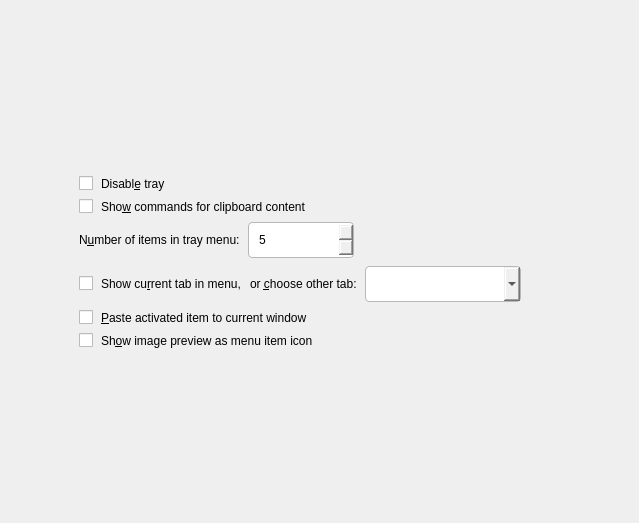
<?xml version="1.0" encoding="UTF-8"?>
<ui version="4.0">
 <class>ConfigTabTray</class>
  <widget class="QScrollArea" name="scrollArea_4">
   <property name="geometry">
    <rect>
     <x>9</x>
     <y>9</y>
     <width>639</width>
     <height>523</height>
    </rect>
   </property>
   <property name="frameShape">
    <enum>QFrame::NoFrame</enum>
   </property>
   <property name="widgetResizable">
    <bool>true</bool>
   </property>
   <property name="styleSheet">
    <string notr="true">QPushButton {
    border-radius: 4px;
    padding: 5px 12px;
    min-height: 24px;
    border: 1px solid palette(mid);
    background-color: palette(button);
}

QLineEdit, QTextEdit, QPlainTextEdit {
    border-radius: 4px;
    border: 1px solid palette(mid);
    padding: 5px 8px;
    background-color: palette(base);
}

QComboBox {
    border-radius: 4px;
    border: 1px solid palette(mid);
    padding: 5px 8px;
    min-height: 24px;
    min-width: 120px;
}

QSpinBox {
    border-radius: 4px;
    border: 1px solid palette(mid);
    padding: 5px 8px;
    min-height: 24px;
    min-width: 72px;
}

QCheckBox, QRadioButton {
    spacing: 8px;
}

QGroupBox {
    border-radius: 8px;
    border: 1px solid palette(mid);
    margin-top: 12px;
    padding: 12px;
}

QListWidget, QTreeWidget, QTableWidget {
    border-radius: 8px;
    border: 1px solid palette(mid);
}

QTabWidget::pane {
    border: 1px solid palette(mid);
    border-radius: 8px;
}

QTabBar::tab {
    border-radius: 4px;
    padding: 6px 16px;
    margin-right: 4px;
}

QTabBar::tab:selected {
    background-color: palette(highlight);
    color: palette(highlighted-text);
}

QScrollBar {
    border: none;
    background: transparent;
    width: 8px;
    margin: 0;
}

QScrollBar::handle {
    background: palette(mid);
    border-radius: 4px;
    min-height: 24px;
}

QScrollBar::handle:hover {
    background: palette(mid);
}

QMenu {
    border-radius: 8px;
    border: 1px solid palette(mid);
    padding: 4px;
}

QDialog {
    background-color: palette(window);
}</string>
   </property>
   <widget class="QWidget" name="scrollAreaWidgetContents_4">
    <property name="geometry">
     <rect>
      <x>0</x>
      <y>0</y>
      <width>639</width>
      <height>523</height>
     </rect>
    </property>
    <layout class="QHBoxLayout" name="horizontalLayout_17">
     <property name="spacing">
      <number>8</number>
     </property>
     <property name="leftMargin">
      <number>12</number>
     </property>
     <property name="topMargin">
      <number>12</number>
     </property>
     <property name="rightMargin">
      <number>12</number>
     </property>
     <property name="bottomMargin">
      <number>12</number>
     </property>
     <item>
      <spacer name="horizontalSpacer_17">
       <property name="orientation">
        <enum>Qt::Horizontal</enum>
       </property>
       <property name="sizeHint" stdset="0">
        <size>
         <width>40</width>
         <height>20</height>
        </size>
       </property>
      </spacer>
     </item>
     <item>
      <layout class="QVBoxLayout" name="verticalLayout_4">
       <property name="spacing">
        <number>8</number>
       </property>
       <property name="leftMargin">
        <number>0</number>
       </property>
       <property name="topMargin">
        <number>0</number>
       </property>
       <property name="rightMargin">
        <number>0</number>
       </property>
       <property name="bottomMargin">
        <number>0</number>
       </property>
       <item>
        <spacer name="verticalSpacer_4">
         <property name="orientation">
          <enum>Qt::Vertical</enum>
         </property>
         <property name="sizeHint" stdset="0">
          <size>
           <width>20</width>
           <height>40</height>
          </size>
         </property>
        </spacer>
       </item>
       <item>
        <widget class="QCheckBox" name="checkBoxDisableTray">
         <property name="toolTip">
          <string>Don't show tray icon; minimize window when closed</string>
         </property>
         <property name="text">
          <string>Disabl&amp;e tray</string>
         </property>
        </widget>
       </item>
       <item>
        <widget class="QCheckBox" name="checkBoxTrayShowCommands">
         <property name="toolTip">
          <string>Show command for current clipboard content in tray menu</string>
         </property>
         <property name="text">
          <string>Sho&amp;w commands for clipboard content</string>
         </property>
        </widget>
       </item>
       <item>
        <layout class="QHBoxLayout" name="horizontalLayout_4">
         <property name="spacing">
          <number>8</number>
         </property>
         <property name="leftMargin">
          <number>0</number>
         </property>
         <property name="topMargin">
          <number>0</number>
         </property>
         <property name="rightMargin">
          <number>0</number>
         </property>
         <property name="bottomMargin">
          <number>0</number>
         </property>
         <item>
          <widget class="QLabel" name="label_9">
           <property name="text">
            <string>N&amp;umber of items in tray menu:</string>
           </property>
           <property name="buddy">
            <cstring>spinBoxTrayItems</cstring>
           </property>
          </widget>
         </item>
         <item>
          <widget class="QSpinBox" name="spinBoxTrayItems">
           <property name="toolTip">
            <string>Number of items in tray menu</string>
           </property>
           <property name="value">
            <number>5</number>
           </property>
          </widget>
         </item>
         <item>
          <spacer name="horizontalSpacer_7">
           <property name="orientation">
            <enum>Qt::Horizontal</enum>
           </property>
           <property name="sizeHint" stdset="0">
            <size>
             <width>40</width>
             <height>20</height>
            </size>
           </property>
          </spacer>
         </item>
        </layout>
       </item>
       <item>
        <layout class="QHBoxLayout" name="horizontalLayout_8">
         <property name="spacing">
          <number>8</number>
         </property>
         <property name="leftMargin">
          <number>0</number>
         </property>
         <property name="topMargin">
          <number>0</number>
         </property>
         <property name="rightMargin">
          <number>0</number>
         </property>
         <property name="bottomMargin">
          <number>0</number>
         </property>
         <item>
          <widget class="QCheckBox" name="checkBoxMenuTabIsCurrent">
           <property name="toolTip">
            <string>Show items from current tab in tray menu</string>
           </property>
           <property name="text">
            <string>Show cu&amp;rrent tab in menu,</string>
           </property>
          </widget>
         </item>
         <item>
          <widget class="QLabel" name="label_24">
           <property name="text">
            <string>or &amp;choose other tab:</string>
           </property>
           <property name="buddy">
            <cstring>comboBoxMenuTab</cstring>
           </property>
          </widget>
         </item>
         <item>
          <widget class="QComboBox" name="comboBoxMenuTab">
           <property name="sizePolicy">
            <sizepolicy hsizetype="MinimumExpanding" vsizetype="Fixed">
             <horstretch>0</horstretch>
             <verstretch>0</verstretch>
            </sizepolicy>
           </property>
           <property name="toolTip">
            <string>Name of tab to show in tray menu (empty for the first tab)</string>
           </property>
           <property name="editable">
            <bool>true</bool>
           </property>
          </widget>
         </item>
         <item>
          <spacer name="horizontalSpacer_6">
           <property name="orientation">
            <enum>Qt::Horizontal</enum>
           </property>
           <property name="sizeHint" stdset="0">
            <size>
             <width>40</width>
             <height>20</height>
            </size>
           </property>
          </spacer>
         </item>
        </layout>
       </item>
       <item>
        <widget class="QCheckBox" name="checkBoxPasteMenuItem">
         <property name="toolTip">
          <string>Paste item to current window after selecting it in menu</string>
         </property>
         <property name="text">
          <string>&amp;Paste activated item to current window</string>
         </property>
        </widget>
       </item>
       <item>
        <widget class="QCheckBox" name="checkBoxTrayImages">
         <property name="toolTip">
          <string>Show image preview next to menu items</string>
         </property>
         <property name="text">
          <string>Sh&amp;ow image preview as menu item icon</string>
         </property>
        </widget>
       </item>
       <item>
        <spacer name="verticalSpacer_2">
         <property name="orientation">
          <enum>Qt::Vertical</enum>
         </property>
         <property name="sizeHint" stdset="0">
          <size>
           <width>20</width>
           <height>40</height>
          </size>
         </property>
        </spacer>
       </item>
      </layout>
     </item>
     <item>
      <spacer name="horizontalSpacer_18">
       <property name="orientation">
        <enum>Qt::Horizontal</enum>
       </property>
       <property name="sizeHint" stdset="0">
        <size>
         <width>40</width>
         <height>20</height>
        </size>
       </property>
      </spacer>
     </item>
    </layout>
   </widget>
  </widget>
 <resources/>
</ui>
